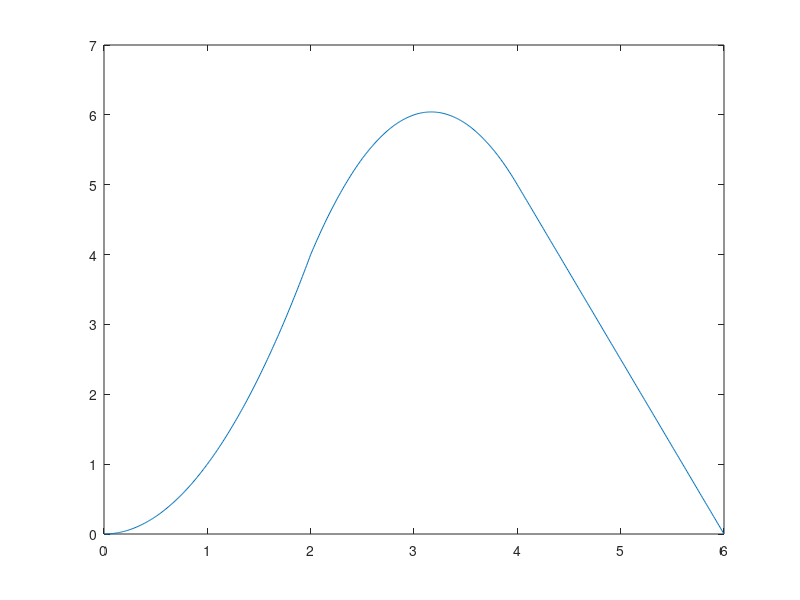

MATLAB code to generate this figure:
clc
clear
format compact
close all

x = [0:0.01:6];
for i = [1:601] %index for x and y
    if (x(i)<=2)
        y(i) = x(i)^2; %calculates y if x <=2
    elseif ((x(i)>2)&&(x(i)<=4))
        y(i) = -1.5*x(i)^2+9.5*x(i)-9; %calculates y if 2 < x <= 4
    elseif ((x(i)>4)&&(x(i)<=6))
        y(i) = -2.5*x(i)+15; %calculates y if 4 < x <= 6
    end
end
plot(x,y)